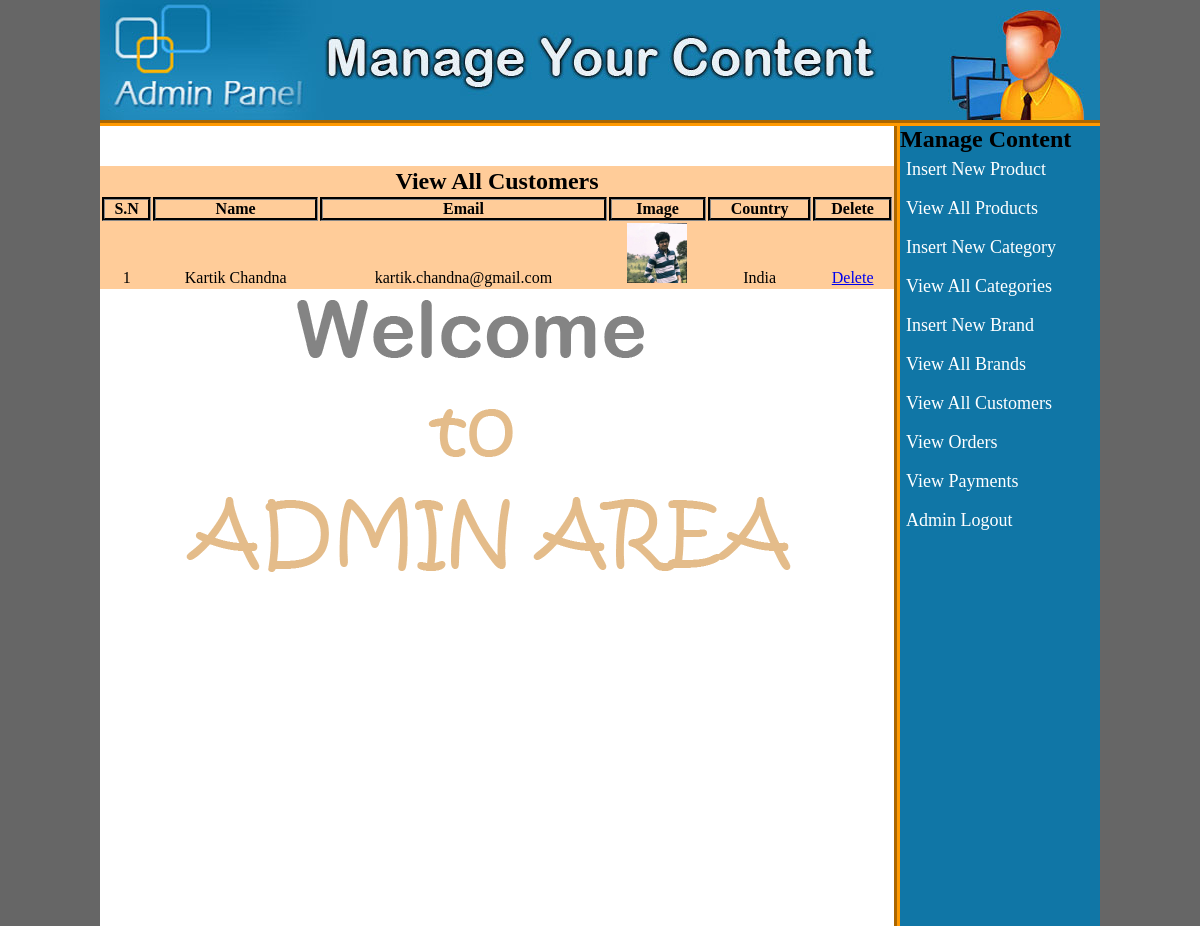
Page /admin_area/index.php?view_customers (signed in) on the committed database.
### tables this page shows
CREATE TABLE `customers` (
  `customer_id` int(10) NOT NULL,
  `customer_name` varchar(100) NOT NULL,
  `customer_email` varchar(100) NOT NULL,
  `customer_pass` varchar(100) NOT NULL,
  `customer_country` text NOT NULL,
  `customer_city` text NOT NULL,
  `customer_contact` int(100) NOT NULL,
  `customer_address` text NOT NULL,
  `customer_image` text NOT NULL,
  `customer_ip` int(100) NOT NULL
);

### admin_area/view_customers.php (the view, shortened to what this page needs)
<!DOCTYPE HTML>
<html>
<head>
</head>
<body>
	<table width="794" align="center" bgcolor="#FFCC99">
		<tr align="center">
			<td colspan="6"><h2>View All Customers</h2></td>
		</tr>
		<tr align="center">
			<th>S.N</th>
			<th>Name</th>
			<th>Email</th>
			<th>Image</th>
			<th>Country</th>
			<th>Delete</th>
		</tr>
		<?php
		include("includes/db.php");
		$get_c = "select * from customers";
		$run_c = mysqli_query($con ,$get_c);
		$i = 0;
		while($row_c = mysqli_fetch_array($run_c)){
			$c_id = $row_c['customer_id'];
			$c_name = $row_c['customer_name'];
			$c_email = $row_c['customer_email'];
			$c_image = $row_c['customer_image'];
			$c_country = $row_c['customer_country'];
			$i++;
		?>
		<tr align="center">
			<td><?php echo $i; ?></td>
			<td><?php echo $c_name; ?></td>
			<td><?php echo $c_email; ?></td>
			<td><img src="../customer/customer_photos/<?php echo $c_image;?>" width="60" height="60"></td>
			<td><?php echo $c_country; ?></td>
			<td><a href="delete_c.php?delete_c=<?php echo $c_id; ?>">Delete</a></td>
		</tr>
		<?php } ?>
	</table>
</body>
</html>

### admin_area/styles/style.css (style rules this page uses)
html, body, div, span, applet, object, iframe, h1, h2, h3, h4, h5, h6, p, blockquote, pre, a, abbr, acronym, address, big, cite, code, del, dfn, em, img, ins, kbd, q, s, samp, small, strike, strong, sub, sup, tt, var, b, u, i, center, dl, dt, dd, ol, ul, li, fieldset, form, label, legend, table, caption, tbody, tfoot, thead, tr, th, td, article, aside, canvas, details, embed, figure, figcaption, footer, header, hgroup, menu, nav, output, ruby, section, summary, time, mark, audio, video { margin: 0; padding: 0; border: 0; vertical-align: baseline; }
body { background: #666; }

### admin_area/view_customers.php (style rules this page uses)
th,tr { border: 3px groove #333; }

### rows in the picture
customers: customer_name "Kartik Chandna", customer_email "kartik.chandna@gmail.com", customer_image (picture), customer_country "India"
